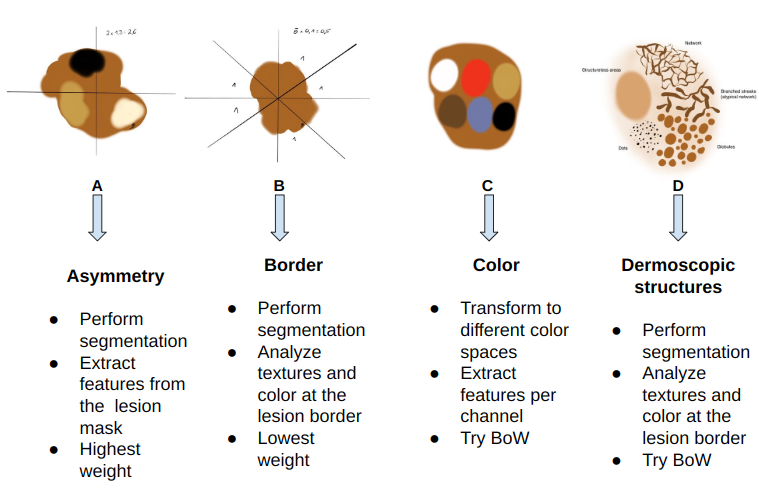
#> input picture imgs/abcd.png, 759 x 493 px
$ python -i hair_removal.py   (imports and definitions only)   (older library calls are emulated)
#> lines starting #> are read from the running program, lines starting #| are printed output that depends on the picture
import cv2
import numpy as np


class HairRemoval:
    def __init__(self, se_width=17, se_height=13, se_agnles=8,
                 min_area=50, er_threshold=10, hat_threshold=0.9,
                 max_area=2500) -> None:
        """Constructor for HairRemoval class.

        Args:
            se_width (int): Odd number. Width of the structuring element
                used for the blackhat and whitehat operations.
            se_height (int): Odd number. Height of the structuring element
                used for the blackhat and whitehat operations.
            se_agnles (int): Number of angles to use for the structuring element.
            min_area (int, optional): Minimum area of connected component
                to be considered a hair. Defaults to 20.
            er_threshold (int, optional): Elongation threshold. Defaults to 1.
            hat_threshold (float, optional): Percentile threshold to filter
                hat transform results (keeps intensity values of the
                result that are higher then given value). Defaults to 0.9.
            max_area (int, optional): Maximum area of connected component of hair.
                Defaults to 2500.
        """
        self.se_width = se_width
        self.se_height = se_height
        self.se_agnles = se_agnles
        self.min_area = min_area
        self.er_threshold = er_threshold
        self.hat_threshold = hat_threshold
        self.max_area = max_area

    def get_hair_mask(self, image: np.ndarray) -> np.ndarray:
        """Removes hair from an image.

        Args:
            image (np.ndarray): Image to remove hair from.
                Should be singe channel. (H, W)

        Returns:
            np.ndarray(np.uint8): Binary mask of the hair.
                0 - background, 255 - hair.
        """

        # detects darker hairs in the image
        blackhat = self.brias_hair(image, 'black')
        blackhat = cv2.GaussianBlur(blackhat, (3, 3), cv2.BORDER_DEFAULT)
        _, mask_black = cv2.threshold(blackhat, np.quantile(
            blackhat.ravel(), self.hat_threshold), 255, cv2.THRESH_BINARY)

        # detect bright hairs in the image
        whitehat = self.brias_hair(image, 'white')
        whitehat = cv2.GaussianBlur(whitehat, (3, 3), cv2.BORDER_DEFAULT)
        _, mask_white = cv2.threshold(whitehat, np.quantile(
            whitehat.ravel(), self.hat_threshold), 255, cv2.THRESH_BINARY)

        # filter detected connected components based on enlongation ctiteria
        mask_black_filtered = self.filter_cc(mask_black)
        mask_white_filtered = self.filter_cc(mask_white)

        # combine both masks and saturate to so 255 is the max value
        merged_masks = 255*mask_black_filtered + 255*mask_white_filtered
        merged_masks[merged_masks>255] = 255

        # remove cc from the mask that are potentially lesions

        # for this first remove small cc (like hair)
        dist_img = cv2.morphologyEx(merged_masks, cv2.MORPH_CLOSE,
                                cv2.getStructuringElement(cv2.MORPH_ELLIPSE, (5, 5),),
            iterations=1)
        # and leave only the largest ccs
        dist_img = cv2.morphologyEx(dist_img, cv2.MORPH_OPEN,
                                    cv2.getStructuringElement(cv2.MORPH_ELLIPSE, (20, 20),),
            iterations=1)
        # filter the mask based on the max are
        _, labels, stats, __ = cv2.connectedComponentsWithStatsWithAlgorithm(
                dist_img, 4, cv2.CV_32S, cv2.CCL_WU)
        remove_labels = np.arange(len(stats))[stats[:,4]>self.max_area]

        remove_labels = [x for x in remove_labels if x != 0]
        labels[~np.isin(labels, remove_labels)] = 0
        dist_img = labels>0

        merged_masks_post = cv2.dilate(merged_masks, np.ones((3,3), np.uint8), iterations=2)
        merged_masks_post[dist_img] = 0

        return merged_masks_post.astype(np.uint8)

    def inpaint_hair(self, image: np.ndarray,
                     hair_mask: np.ndarray) -> np.ndarray:
        """Inpaints hair from an image.

        Args:
            image (np.ndarray): Image with hair to inpaint.
            hair_mask (np.ndarray): np.uint8 binary mask of the hair.

        Returns:
            np.ndarray: image with hair inpainted.
        """
        return cv2.inpaint(image, hair_mask, 3, cv2.INPAINT_TELEA)

    @staticmethod
    def elongate_function(outspread_len: dict, real_areas: dict) -> dict:
        """Calculated elongation function for each hair connected component.

        Based on "PDE-based unsupervised repair of hair-occluded information
        in dermoscopy images of melanoma,"
        https://doi.org/10.1016/j.compmedimag.2009.01.003

        Args:
            outspread_len (dict): Lengths of hair's thinned line.
            real_areas (dict): Area of each hair's connected component.
        Returns:
            dict: Elongation ratio for each hair's connected component.
        """
        # ignore background label 0
        return {k: (outspread_len[k]**2)/real_areas[k] for k in outspread_len.keys() if k != 0}

    @staticmethod
    def plot_hair_contours(image, hair_mask, thickness=2, colour=(0, 255, 0)):
        contours, _ = cv2.findContours(
            hair_mask, cv2.RETR_EXTERNAL, cv2.CHAIN_APPROX_NONE)
        image_copy = image.copy()  # otherwise it modifies the original image
        return cv2.drawContours(image_copy, contours, -1, colour, thickness=thickness)

    def filter_cc(self, hair_mask):
        """Filter CC based on elongation"""
        _, labels, stats, __ = cv2.connectedComponentsWithStatsWithAlgorithm(
            hair_mask, 4, cv2.CV_32S, cv2.CCL_WU)

        real_area = {cc_label: area for cc_label,
                     area in enumerate(stats[:, 4])}

        # skelotonize mask so we have think lines representing
        # the hair that are contained inside each hairs connected component
        skelet_labels_bin = cv2.ximgproc.thinning(255*(labels > 0).astype(np.uint8),
                                                  thinningType=cv2.ximgproc.THINNING_ZHANGSUEN)
        # backpropagate the hair labels to the thinned region so we can
        # count lenghts of each hair's thinned line
        skelet_labels = (skelet_labels_bin > 0).astype(np.uint8) * labels
        expanded_l = dict(zip(*(np.unique(skelet_labels, return_counts=True))))

        er = HairRemoval.elongate_function(expanded_l, real_area)
        er_labels = np.array(list(er.keys()))
        er_vals = np.array(list(er.values()))

        # remove cc with elongation ratio below threshold
        filtered_cc = er_labels[er_vals < self.er_threshold]
        # and area smaller than min_area or bigger than max area
        filtered_cc = np.insert(
            filtered_cc, 0, [c for c in real_area.keys() if real_area[c] < self.min_area])

        # remove filtered cc
        filtered_hairs_mask = labels.copy()
        filtered_hairs_mask[np.isin(filtered_hairs_mask, filtered_cc)] = 0
        return (255*(filtered_hairs_mask)>0).astype(np.uint8)

    @staticmethod
    def create_fb(width, height, n):
        """create 'n' rectangular Structuring Elements (SEs) at different orientations spanning the whole 360°"""
        if width % 2 == 0:
            raise ArithmeticError('width must be odd')
        if height % 2 == 0:
            raise ArithmeticError('height must be odd')

        base = np.zeros((width, width))
        # workaround: cv::line does not work properly when thickness > 1.
        # So we draw line by line.
        for k in range(width//2-height//2, width//2+height//2 + 1):
            cv2.line(base, (0,k), (width, k), 255)
        SEs = []
        # compute rotated SEs
        SEs.append(base.astype(np.uint8))
        angle_step = 180.0/n
        for k in range(1, n):
            se = cv2.warpAffine(base, cv2.getRotationMatrix2D((base.shape[1]//2, base.shape[0]//2), k*angle_step, 1.0), (width, width))
            SEs.append(se.astype(np.uint8))

        return SEs

    def brias_hair(self, image, hat='black'):
        """Hair removal based on A. Bria 'Image Processing' course tutorial"""
        sum_of_hats = np.zeros(image.shape)
        SEs = HairRemoval.create_fb(self.se_width, self.se_height, self.se_agnles)
        for se in SEs:
            if hat == 'black':
                sum_of_hats += cv2.morphologyEx(image, cv2.MORPH_BLACKHAT, se)
            else:
                sum_of_hats += cv2.morphologyEx(image, cv2.MORPH_TOPHAT, se)

        sum_of_hats = (255*(sum_of_hats/sum_of_hats.max())).astype(np.uint8)
        return sum_of_hats

>>> import cv2
>>> picture = cv2.imread('../../imgs/abcd.png')
#> picture is the input picture: shape (493, 759, 3); mean B, G, R 234.1, 237.3, 240.8
>>> result = HairRemoval().get_hair_mask(picture)
#> after the loop in brias_hair, `for se in SEs:`:
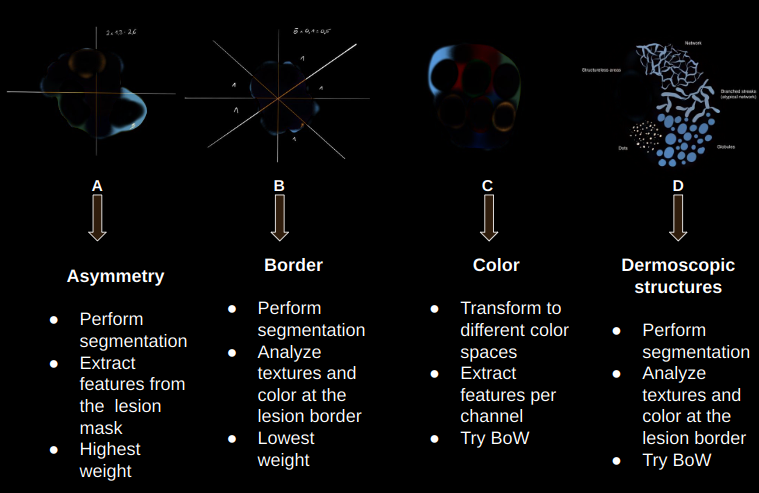
#> sum_of_hats: shape (493, 759, 3) float64; mean B, G, R 82.8, 80.1, 79.3; drawn with min black and max white
#> in get_hair_mask, `blackhat = cv2.GaussianBlur(blackhat, (3, 3), cv2.BORDER_DEFAULT)`:
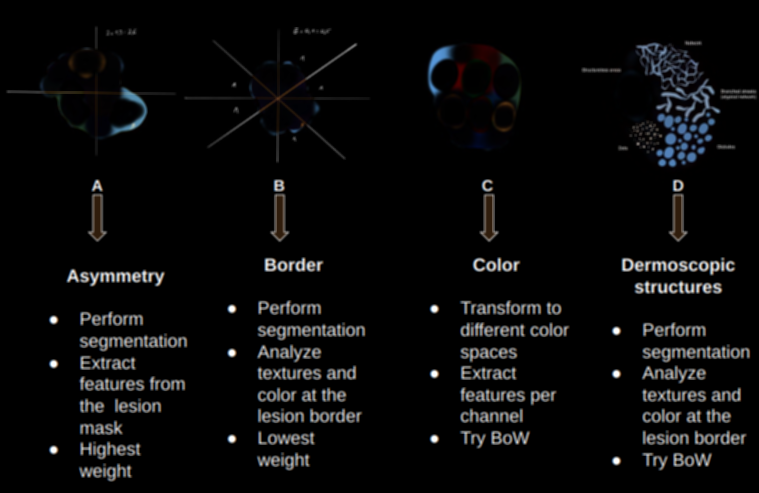
#> blackhat: shape (493, 759, 3); mean B, G, R 10.3, 10, 9.9
#> in get_hair_mask, `_, mask_black = cv2.threshold(blackhat, np.quantile( blackhat.ravel(),..`:
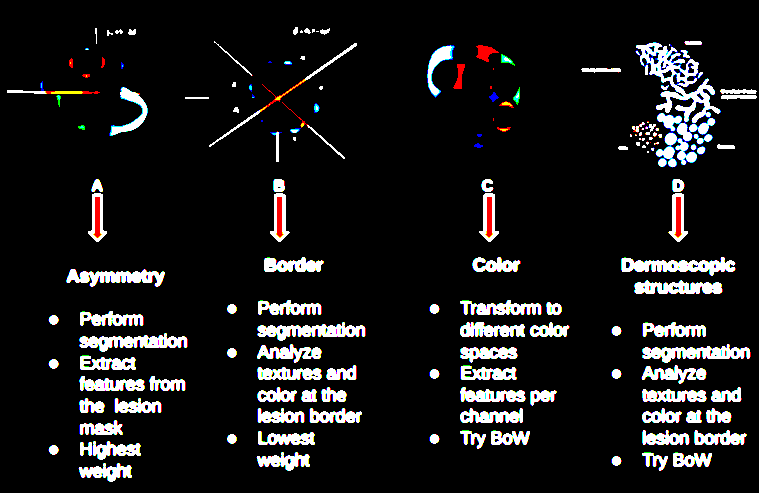
#> mask_black: shape (493, 759, 3); mean B, G, R 25.3, 25, 25.5
#> call 2 of brias_hair, with hat = 'white'
#> the loop in brias_hair (call 2), `for se in SEs:` made 8 passes
#> pass 1, in brias_hair (call 2), `sum_of_hats += cv2.morphologyEx(image, cv2.MORPH_TOPHAT, se)`:
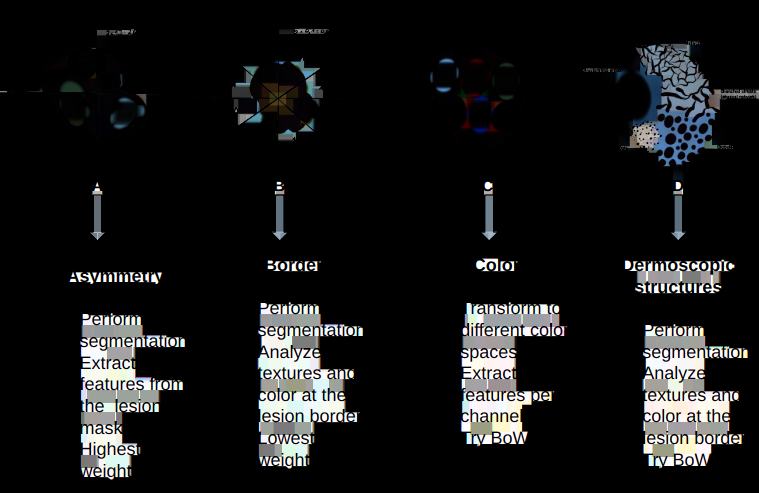
#> sum_of_hats: shape (493, 759, 3) float64; mean B, G, R 24.4, 24.2, 23.7
#> after the loop in brias_hair (call 2), `for se in SEs:`:
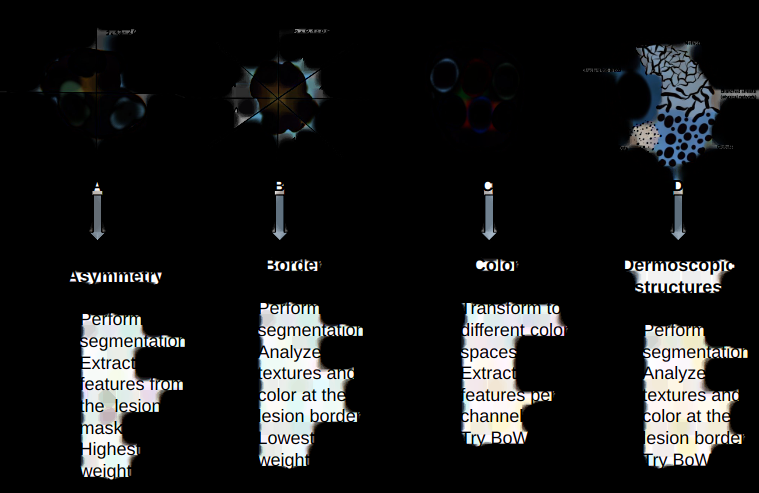
#> sum_of_hats: shape (493, 759, 3) float64; mean B, G, R 212.2, 211.1, 207.1; drawn with min black and max white
#> in get_hair_mask, `whitehat = cv2.GaussianBlur(whitehat, (3, 3), cv2.BORDER_DEFAULT)`:
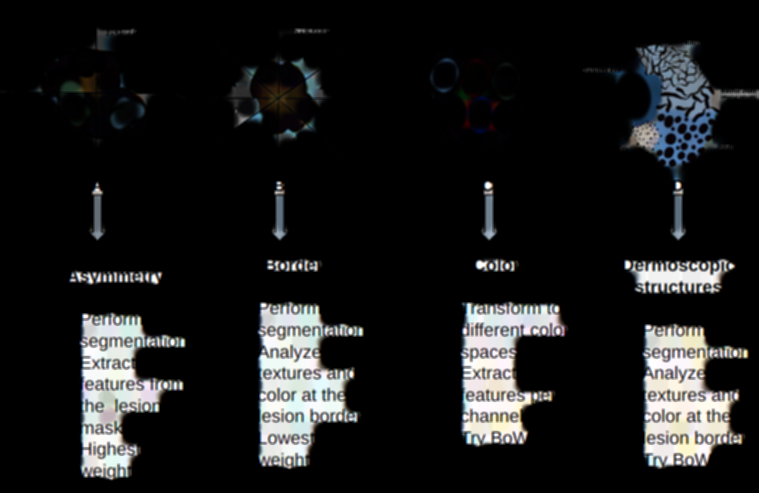
#> whitehat: shape (493, 759, 3); mean B, G, R 26.5, 26.3, 25.8
#> in get_hair_mask, `_, mask_white = cv2.threshold(whitehat, np.quantile( whitehat.ravel(),..`:
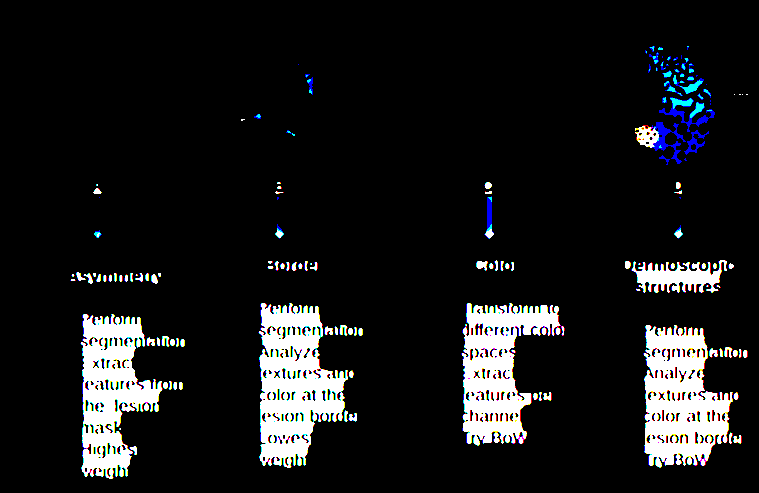
#> mask_white: shape (493, 759, 3); mean B, G, R 26.1, 25.3, 24.8
#> (the run stopped early here; a loop or call above may not have finished)

$ run again, on imgs/data_overview.png
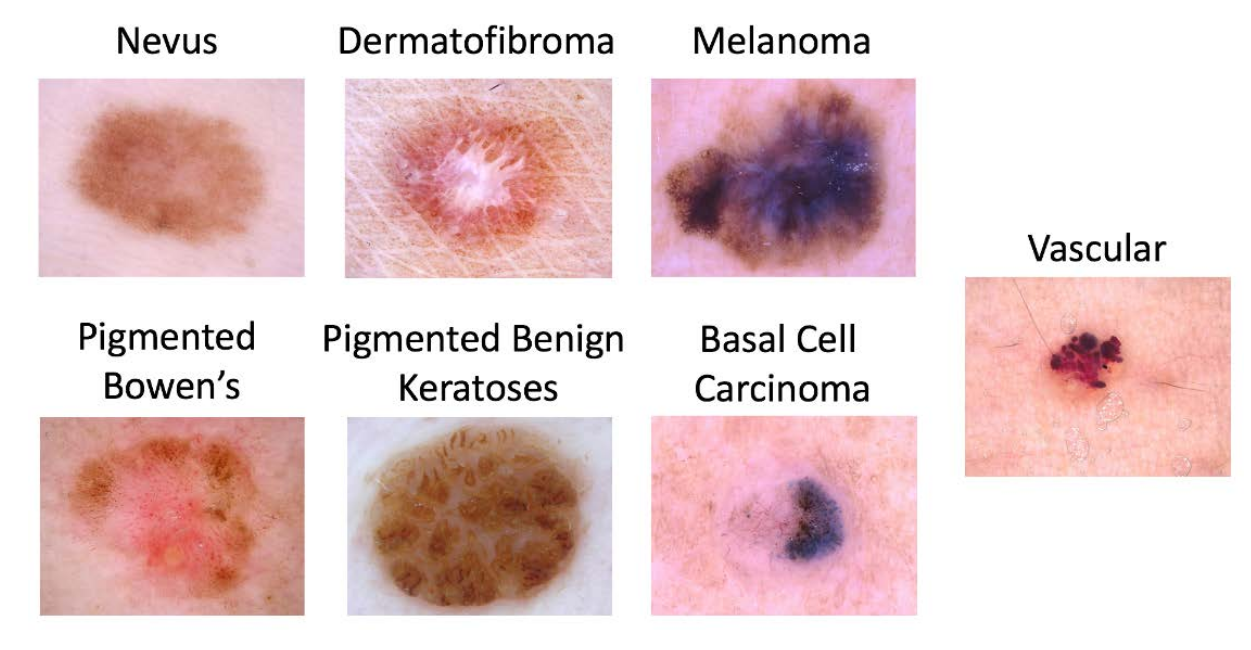
#> input picture imgs/data_overview.png, 1251 x 650 px
#> picture is the input picture: shape (650, 1251, 3); mean B, G, R 205.2, 204.7, 229.6
#> in get_hair_mask, `_, mask_black = cv2.threshold(blackhat, np.quantile( blackhat.ravel(),..`:
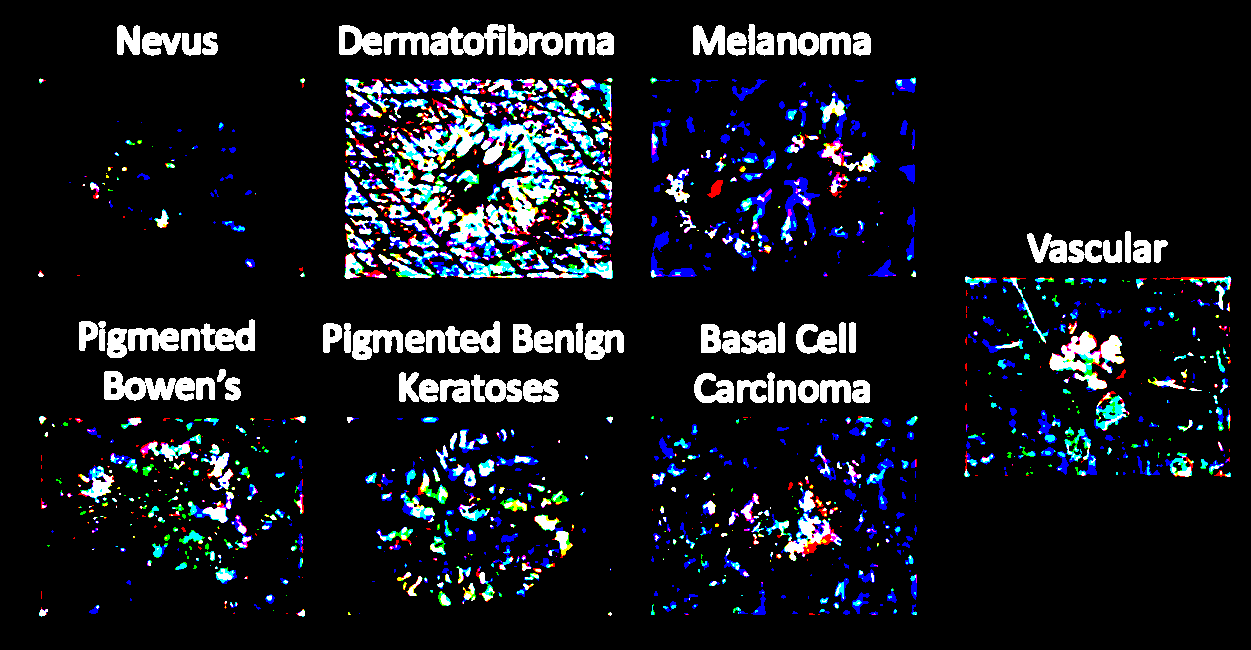
#> mask_black: shape (650, 1251, 3); mean B, G, R 29.4, 24.1, 21.7
#> in get_hair_mask, `_, mask_white = cv2.threshold(whitehat, np.quantile( whitehat.ravel(),..`:
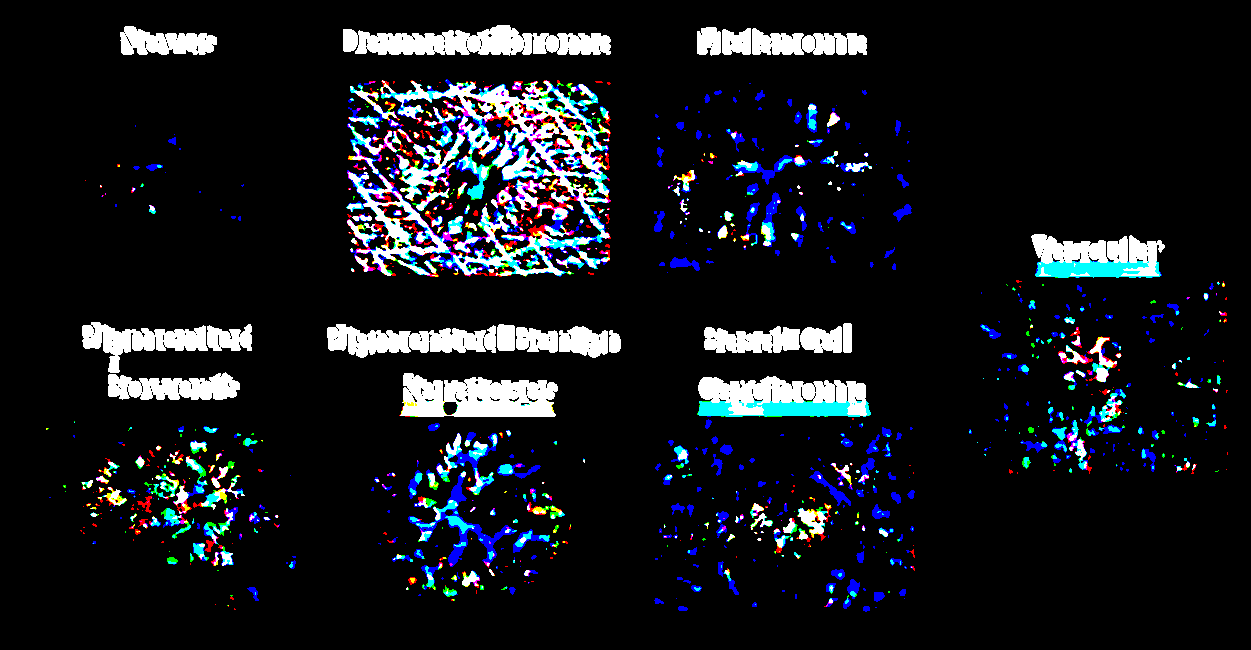
#> mask_white: shape (650, 1251, 3); mean B, G, R 28.5, 24.1, 21.7
